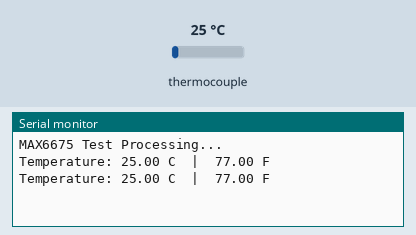
Simulated run of this sketch. Board: Arduino Uno, built with avr-gcc and run on an emulated ATmega328P. On the bench: the last lines printed to the serial monitor. Inputs (shaded band) come from the test bench; at power-on: thermocouple 25 °C.

Above: at 1.7 s.
1.8 s: thermocouple set to 6 °C
At 3.1 s:
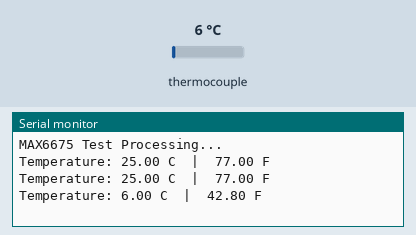
3.3 s: thermocouple set to 75 °C
At 4.2 s:
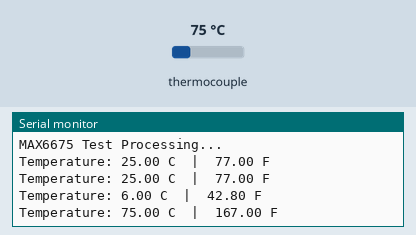
Timing chart, 0 to 6.3 s (numbered marks = the images above; inputs shaded):
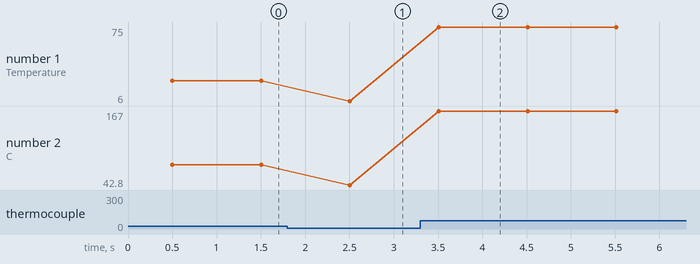

The sketch:

Max6675_thermocouple.ino
```cpp
#include <max6675.h>

// set pin configration
int thermoSO = 6;
int thermoCS = 7;
int thermoCLK = 8;
// make object of max6675 named thermocouple
MAX6675 thermocouple(thermoCLK, thermoCS, thermoSO);

void setup() {
  Serial.begin(9600);
  Serial.println("MAX6675 Test Processing...");
  // give some time to stable sensor
  delay(500);
}

void loop() {
  float celsius = thermocouple.readCelsius();
  float fahrenheit = thermocouple.readFahrenheit();

  // सीरियल मॉनिटर पर डेटा प्रिंट करें
  Serial.print("Temperature: ");
  Serial.print(celsius);
  Serial.print(" C  |  ");
  Serial.print(fahrenheit);
  Serial.println(" F");

  // max6675 needs 250ms to read new temprature readings
  delay(1000);
}
```

Measured:
- after the input at 1.8 s, the serial monitor: prints a new line after 0.71 s (image 1)
- after the input at 3.3 s, the serial monitor: prints a new line after 0.21 s (image 2)
- plotted number 1: 25 → 6 after the input at 1.8 s, 6 → 75 after the input at 3.3 s
- plotted number 2: 77 → 42.8 after the input at 1.8 s, 42.8 → 167 after the input at 3.3 s
